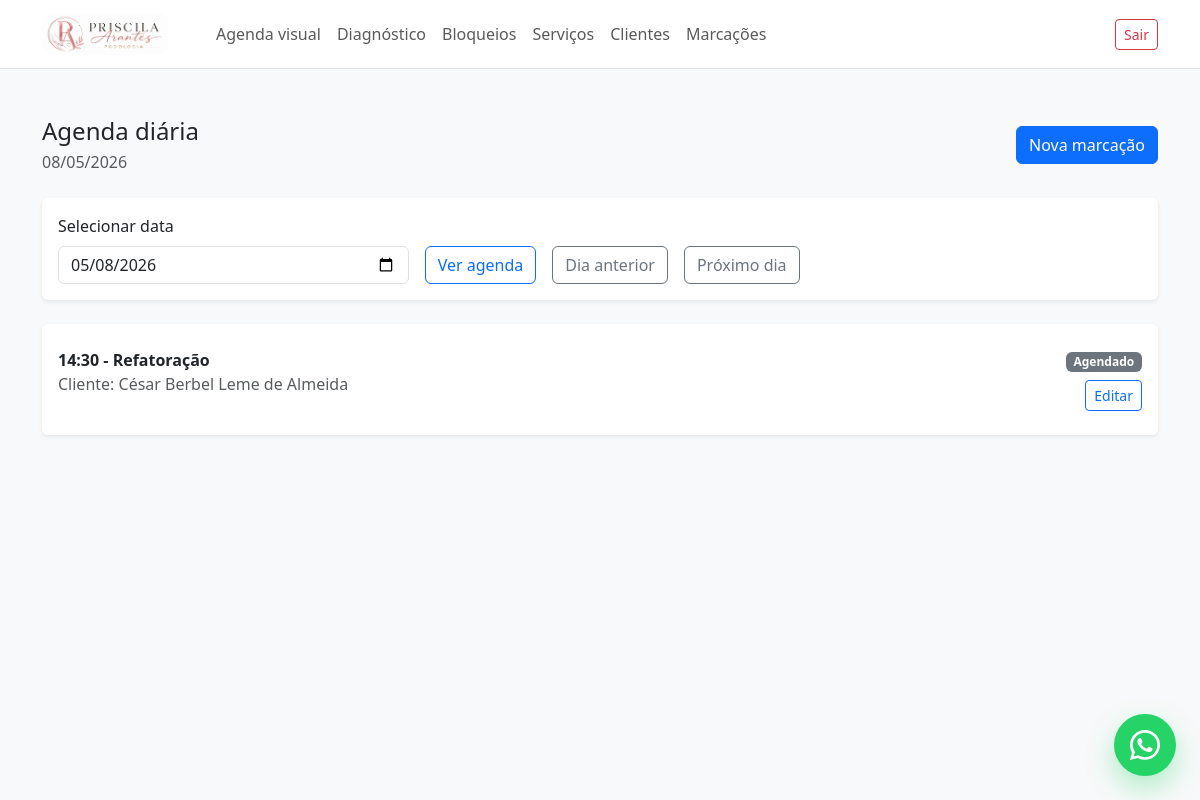
Page /agenda/ (signed in) on the committed database.
### appointments/models.py (models this page shows, shortened)
class Appointment(models.Model):
    STATUS_SCHEDULED = "scheduled"
    STATUS_CONFIRMED = "confirmed"
    STATUS_CANCELLED = "cancelled"
    STATUS_COMPLETED = "completed"
    STATUS_CHOICES = [
        (STATUS_SCHEDULED, "Agendado"),
        (STATUS_CONFIRMED, "Confirmado"),
        (STATUS_CANCELLED, "Cancelado"),
        (STATUS_COMPLETED, "Concluído"),
    ]
    reference_code = models.CharField(
        max_length=20,
        unique=True,
        blank=True,
        editable=False,
    )
    customer = models.ForeignKey(
        Customer,
        on_delete=models.PROTECT,
        related_name="appointments",
    )
    service = models.ForeignKey(
        Service,
        on_delete=models.PROTECT,
        related_name="appointments",
    )
    created_by = models.ForeignKey(
        settings.AUTH_USER_MODEL,
        on_delete=models.PROTECT,
        related_name="created_appointments",
    )
    date = models.DateField()
    start_time = models.TimeField()
    status = models.CharField(
        max_length=20,
        choices=STATUS_CHOICES,
        default=STATUS_SCHEDULED,
    )
    notes = models.TextField(blank=True)
    created_at = models.DateTimeField(auto_now_add=True)
    updated_at = models.DateTimeField(auto_now=True)
    class Meta:
        ordering = ["date", "start_time"]

class Service(models.Model):
    name = models.CharField(max_length=120)
    description = models.TextField(blank=True)
    duration_minutes = models.PositiveIntegerField(default=60)
    price = models.DecimalField(max_digits=10, decimal_places=2)
    is_active = models.BooleanField(default=True)
    created_at = models.DateTimeField(auto_now_add=True)
    updated_at = models.DateTimeField(auto_now=True)
    class Meta:
        ordering = ["name"]

class Customer(models.Model):
    full_name = models.CharField(max_length=255)
    email = models.EmailField(blank=True)
    phone = models.CharField(max_length=30)
    created_at = models.DateTimeField(auto_now_add=True)
    updated_at = models.DateTimeField(auto_now=True)
    class Meta:
        ordering = ["full_name"]

### appointments/views/schedules.py (the view)
# urls.py: path("agenda/", DailyAgendaView.as_view(), name="daily_agenda"),
class DailyAgendaView(LoginRequiredMixin, TemplateView):
    template_name = "appointments/daily_agenda.html"
    def get_selected_date(self):
        date_param = self.request.GET.get("date")
        if date_param:
            try:
                return timezone.datetime.strptime(date_param, "%Y-%m-%d").date()
            except ValueError:
                return timezone.localdate()
        return timezone.localdate()
    def get_context_data(self, **kwargs):
        context = super().get_context_data(**kwargs)
        selected_date = self.get_selected_date()
        appointments = Appointment.objects.filter(
            date=selected_date,
        ).select_related(
            "customer",
            "service",
        ).order_by(
            "start_time",
        )
        blocks = [
            block
            for block in ScheduleBlock.objects.filter(is_active=True).order_by("start_time")
            if block.applies_to_date(selected_date)
        ]
        context["selected_date"] = selected_date
        context["previous_date"] = selected_date - timedelta(days=1)
        context["next_date"] = selected_date + timedelta(days=1)
        context["appointments"] = appointments
        context["blocks"] = blocks
        return context

### appointments/models.py (called while the page is built)
    def get_recurring_weekday_list(self):
        if not self.recurring_weekdays:
            return []
        return [
            item.strip()
            for item in self.recurring_weekdays.split(",")
            if item.strip()
        ]

    def applies_to_date(self, selected_date):
        if not self.is_active:
            return False
        if not self.is_recurring:
            return self.date == selected_date
        if selected_date < self.date:
            return False
        if self.recurrence_end_date and selected_date > self.recurrence_end_date:
            return False
        return str(selected_date.weekday()) in self.get_recurring_weekday_list()

### templates/appointments/daily_agenda.html (shortened to what this page needs)
{% extends "base.html" %}
{% block content %}
<div class="d-flex justify-content-between align-items-center mb-4">
    <div>
        <h1 class="h4 mb-1">Agenda diária</h1>
        <p class="text-muted mb-0">
            {{ selected_date|date:"d/m/Y" }}
        </p>
    </div>
    <a href="{% url 'appointments:appointment_create' %}" class="btn btn-primary">
        Nova marcação
    </a>
</div>
<div class="card shadow-sm border-0 mb-4">
    <div class="card-body">
        <form method="get" class="row g-3 align-items-end">
            <div class="col-12 col-md-4">
                <label for="date" class="form-label">
                    Selecionar data
                </label>
                <input
                    type="date"
                    id="date"
                    name="date"
                    value="{{ selected_date|date:'Y-m-d' }}"
                    class="form-control"
                >
            </div>
            <div class="col-12 col-md-auto">
                <button type="submit" class="btn btn-outline-primary">
                    Ver agenda
                </button>
            </div>
            <div class="col-12 col-md-auto">
                <a
                    href="{% url 'appointments:daily_agenda' %}?date={{ previous_date|date:'Y-m-d' }}"
                    class="btn btn-outline-secondary"
                >
                    Dia anterior
                </a>
            </div>
            <div class="col-12 col-md-auto">
                <a
                    href="{% url 'appointments:daily_agenda' %}?date={{ next_date|date:'Y-m-d' }}"
                    class="btn btn-outline-secondary"
                >
                    Próximo dia
                </a>
            </div>
        </form>
    </div>
</div>
<div class="card shadow-sm border-0">
    <div class="card-body">
        {% if appointments %}
            <div class="list-group list-group-flush">
                {% for appointment in appointments %}
                    <div class="list-group-item px-0">
                        <div class="d-flex justify-content-between align-items-start gap-3">
                            <div>
                                <div class="fw-semibold">
                                    {{ appointment.start_time|time:"H:i" }}
                                    -
                                    {{ appointment.service.name }}
                                </div>
                                <div class="text-muted">
                                    Cliente: {{ appointment.customer.full_name }}
                                </div>
                            </div>
                            <div class="text-end">
                                {% if appointment.status == "cancelled" %}
                                    <span class="badge bg-danger">
                                        {{ appointment.get_status_display }}
                                    </span>
                                {% elif appointment.status == "completed" %}
                                    <span class="badge bg-success">
                                        {{ appointment.get_status_display }}
                                    </span>
                                {% elif appointment.status == "confirmed" %}
                                    <span class="badge bg-primary">
                                        {{ appointment.get_status_display }}
                                    </span>
                                {% else %}
                                    <span class="badge bg-secondary">
                                        {{ appointment.get_status_display }}
                                    </span>
                                {% endif %}
                                <div class="mt-2">
                                    <a
                                        href="{% url 'appointments:appointment_update' appointment.pk %}"
                                        class="btn btn-outline-primary btn-sm"
                                    >
                                        Editar
                                    </a>
                                </div>
                            </div>
                        </div>
                    </div>
                {% endfor %}
            </div>
        {% else %}
            <p class="mb-0">
                Nenhuma marcação para esta data.
            </p>
        {% endif %}
    </div>
</div>
{% endblock %}

### rows in the picture
Appointment: start_time "14:30", service.name "Refatoração", customer.full_name "César Berbel Leme de Almeida", status "Agendado"

### other values in the picture
{{ selected_date|date:"d/m/Y" }} "08/05/2026"
